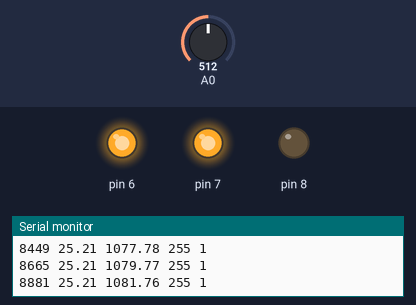
The sketch below on a simulated Arduino Uno, built with avr-gcc and run on an emulated ATmega328P. Parts: output pins drawn as LEDs (lit = HIGH), the last lines printed to the serial monitor. The inputs (shaded band) are chosen by the test bench; at power-on: A0 = 512.

Above: at 1.2 s.
1.3 s: A0 set to 437
4.3 s: A0 set to 420
At 5.1 s:
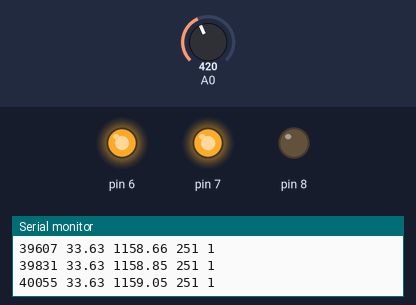
7.3 s: A0 set to 306
At 7.6 s:
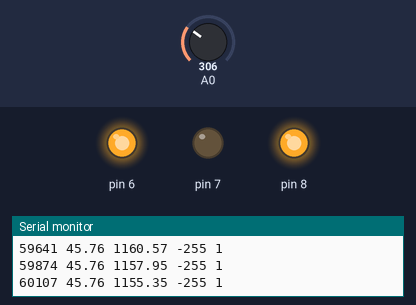
Timing chart, 0 to 10.3 s (numbered marks = the images above; inputs shaded):
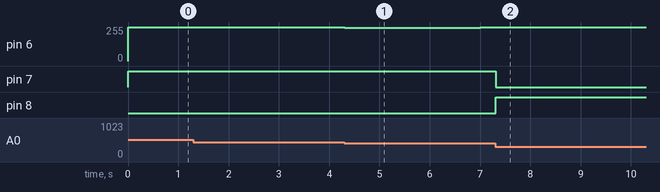

Measured:
- after the input at 4.3 s, pin 6: 255/255 → 251/255 at once, → 252/255 2.7 s later
- after the input at 7.3 s, pin 7: HIGH → LOW at once; pin 8: LOW → HIGH at once

The sketch:

PID_para_peltier.ino
```cpp
#include <math.h>

// constantes ajuste conforme necessario
const float TARGET_TEMP=273.15+34.5;//setada para 34.5 C mude conforme necessario
const float BETA  =3950.0; //beta do termistor
const float R_ZERO=10000.0; //Rzero do termistor
const float T_ZERO=298.15; // Tzero do thermistor
const float RESISTOR_REF=9890.0; // resistor de referencia

//ajuste essas constantes experimentalmente
const float KP=280.0; // constante de proporcionalidade
const float KD=0.00; // constante de derivada
const float KI=0.05; // constante de integral
//KP parece ok, KI
//coisas de PID
long int previousTime=0;
float MAX_INTEGRAL=1000.0; //define o valor maximo de integral, mude caso necessario
float integral=0.0;
float previouserr=0.0;

//constantes de nivel de referencia
const int READ_LVL_REF=1023;
const int OUTPUT_LVL_REF=255;


void setup() {

  // definir a funcao de cada pino

 TCCR0B = (TCCR0B & 0b11111000) | 0x02;
pinMode(6,OUTPUT);
pinMode(7,OUTPUT);
pinMode(8,OUTPUT);

Serial.begin(9600);//iniciar o serial
}


//funcao para saber a resistencia do thermistor
float getResistance(int level, float refResistor){
  float res=(level*refResistor)/(READ_LVL_REF-level);
  return res;

  }

//funcao para pegar a temperatura de acordo com a resistencia do thermistor
 float getTemp(float thermistorRes, float Beta, float tzero, float rzero){
  float invT=(log(thermistorRes/rzero)/Beta)+1/tzero;
  float temperature=1/invT;
  return temperature;
  }

//funcao do PID
 int powerPID(float err, float kp,float ki,float kd,int els_time,float previous_error){

  float prop_response=kp*err;
  float der_response=kd*(err-previous_error)/(els_time/1000.0);
  integral=integral+(err+previous_error)*(els_time/2000.0);

 //nao deixa a integral ficar muito acima de um limite
  if (integral>MAX_INTEGRAL){integral=MAX_INTEGRAL;}
 if (integral<-MAX_INTEGRAL){integral=-MAX_INTEGRAL;}

  float integral_response=ki*integral;
  int power=(int)(prop_response+der_response+integral_response);
  if (abs(power)>OUTPUT_LVL_REF){
    power=power/abs(power)*OUTPUT_LVL_REF;}
  return (int) power;
  }

void loop() {


  float actualThResistance=getResistance(analogRead(A0),RESISTOR_REF); //le do A0
  float actualTemp=getTemp(actualThResistance,BETA,T_ZERO,R_ZERO);
  float error=TARGET_TEMP-actualTemp;
  float difTime=millis()-previousTime;

  int app_power=powerPID(error,KP,KI,KD,difTime,previouserr);
  if (app_power>=0){
    //se for positivo liga o peltier numa polaridade para esquentar
      digitalWrite(7,HIGH);
   digitalWrite(8,LOW);
   analogWrite(6,app_power);
    }else {
       //se for negativo liga o peltier em outra polaridade para esfriar
        digitalWrite(7,LOW);
  digitalWrite(8,HIGH);
   analogWrite(6,-app_power);

    }
  previousTime=millis();
   previouserr=error;

//imprime no monitor serial
Serial.print(millis());
Serial.print(" ");
  Serial.print(actualTemp-273.15);
  Serial.print(" ");
  Serial.print(integral+MAX_INTEGRAL);
  Serial.print(" ");
  Serial.print(app_power);
  Serial.print(" ");
  Serial.println(1);
  delay(1);


}
```
